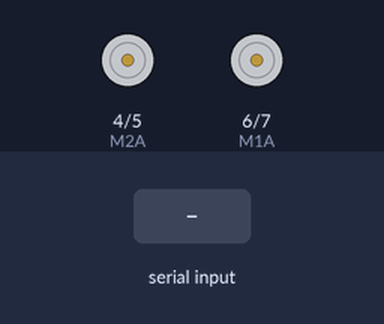
The sketch below on a simulated Arduino Uno, built with avr-gcc and run on an emulated ATmega328P. Parts: motor-driver pin pairs drawn as motors (green arrow = first pin HIGH = forward, orange = second pin HIGH = backward, longer = more drive). The test bench sets the inputs (shaded band).

Above: at 1.2 s.
1.3 s: "F" received over the second serial link
At 2.0 s:
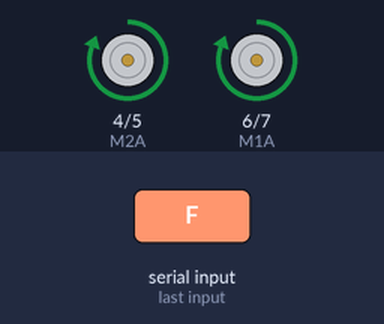
2.8 s: "B" received over the second serial link
At 3.2 s:
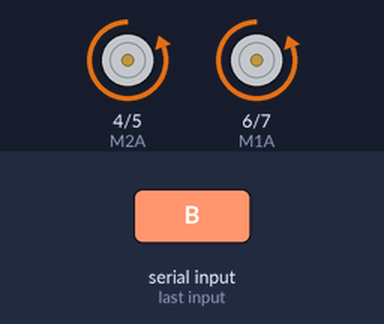
4.3 s: "L" received over the second serial link
At 5.5 s:
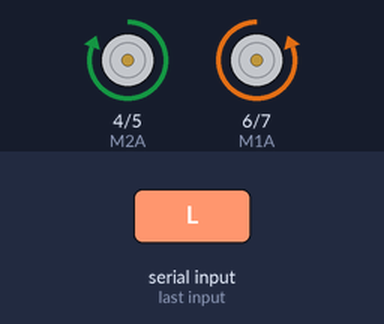
5.8 s: "R" received over the second serial link
At 6.7 s:
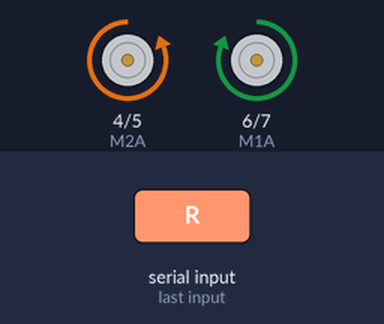
7.3 s: "S" received over the second serial link
At 7.8 s:
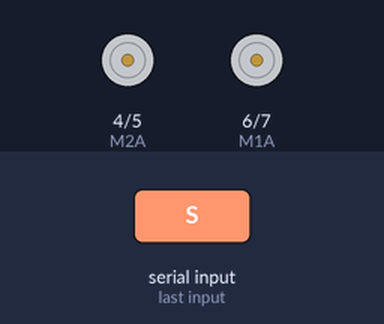
Timing chart, 0 to 9.8 s (numbered marks = the images above; inputs shaded):
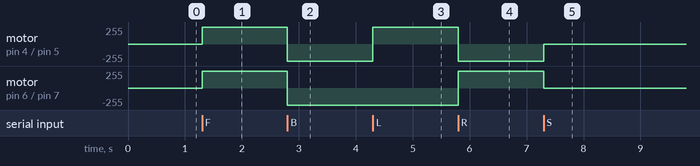

Measured:
- after the input at 1.3 s, motor on pin 4 (M2A) / pin 5 (M2B), motor on pin 6 (M1A) / pin 7 (M1B): stopped → forward 255/255 at once
- after the input at 2.8 s, motor on pin 4 (M2A) / pin 5 (M2B), motor on pin 6 (M1A) / pin 7 (M1B): forward 255/255 → backward 255/255 at once
- after the input at 4.3 s, motor on pin 4 (M2A) / pin 5 (M2B): backward 255/255 → forward 255/255 at once
- after the input at 5.8 s, motor on pin 4 (M2A) / pin 5 (M2B): forward 255/255 → backward 255/255 at once; motor on pin 6 (M1A) / pin 7 (M1B): backward 255/255 → forward 255/255 at once
- after the input at 7.3 s, motor on pin 4 (M2A) / pin 5 (M2B): backward 255/255 → stopped at once; motor on pin 6 (M1A) / pin 7 (M1B): forward 255/255 → stopped at once

The sketch:

Bluetooth_Controlled.ino
```cpp
#include <SoftwareSerial.h>

// ===== Bluetooth =====
SoftwareSerial BT(10, 11); // RX, TX

// ===== Motor pins =====
int M1A = 6;
int M1B = 7;
int M2A = 4;
int M2B = 5;

char command;

void setup() {
  // Motor pins
  pinMode(M1A, OUTPUT);
  pinMode(M1B, OUTPUT);
  pinMode(M2A, OUTPUT);
  pinMode(M2B, OUTPUT);

  BT.begin(9600);   // HC-05 baud rate
}

void loop() {

  if (BT.available()) {
    command = BT.read();

    if (command == 'F') moveForward();
    else if (command == 'B') reverse();
    else if (command == 'L') turnLeft();
    else if (command == 'R') turnRight();
    else if (command == 'S') stopMotors();
  }
}

// ===== Motor Functions =====
void moveForward() {
  digitalWrite(M1A, HIGH);
  digitalWrite(M1B, LOW);
  digitalWrite(M2A, HIGH);
  digitalWrite(M2B, LOW);
}

void reverse() {
  digitalWrite(M1A, LOW);
  digitalWrite(M1B, HIGH);
  digitalWrite(M2A, LOW);
  digitalWrite(M2B, HIGH);
}

void turnLeft() {
  digitalWrite(M1A, LOW);
  digitalWrite(M1B, HIGH);
  digitalWrite(M2A, HIGH);
  digitalWrite(M2B, LOW);
}

void turnRight() {
  digitalWrite(M1A, HIGH);
  digitalWrite(M1B, LOW);
  digitalWrite(M2A, LOW);
  digitalWrite(M2B, HIGH);
}

void stopMotors() {
  digitalWrite(M1A, LOW);
  digitalWrite(M1B, LOW);
  digitalWrite(M2A, LOW);
  digitalWrite(M2B, LOW);
}
```
